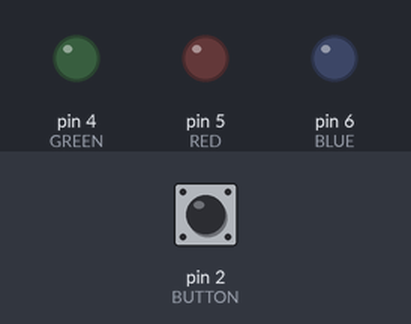
A sketch run on a simulated Arduino Uno, built with avr-gcc and run on an emulated ATmega328P. Shown: output pins drawn as LEDs (lit = HIGH). Dashed ring = blinking. The inputs (shaded band) are chosen by the test bench; at power-on: pin 2 (BUTTON) LOW.

Above: at 1.2 s.
1.3 s: pin 2 (BUTTON) pulled HIGH for 0.15 s
At 2.17 s:
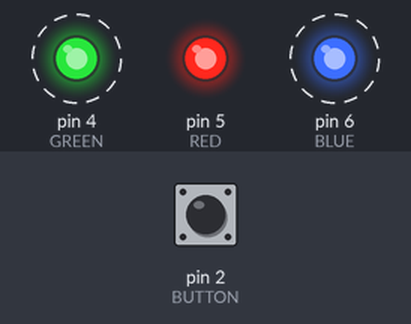
At 3.92 s:
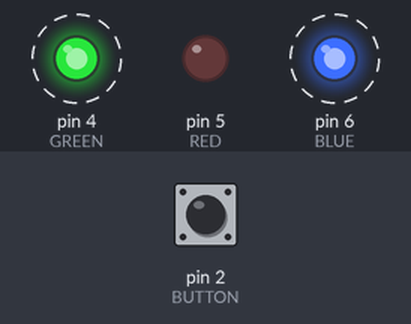
Timing chart, 0 to 10.3 s (numbered marks = the images above; inputs shaded):
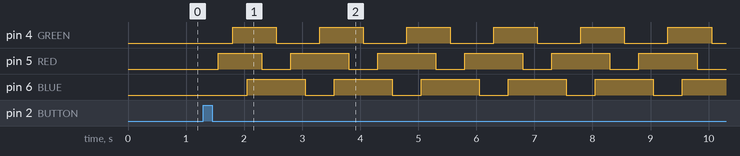

Measured:
- after the input at 1.3 s, pin 4 (GREEN): alternates HIGH for 0.75 s and LOW for 0.75 s, starting after 0.50 s; pin 5 (RED): LOW → HIGH after 0.25 s, then repeats every 1.5 s: LOW 0.50 s, HIGH 1.0 s; pin 6 (BLUE): alternates HIGH for 1.0 s and LOW for 0.50 s, starting after 0.75 s

The sketch:

problem6lab1soln.ino
```cpp
/**
 * @file problem3lab1soln.ino
 * @brief Cycles between turning on certain LEDS according to user input.
 */

 /// Macro generation
#define GREEN 4
#define RED 5
#define BLUE 6
#define BUTTON 2

void setup() {
  /// Initializing the output and input pins, ensuring all LEDs are turned off at the start
  pinMode(GREEN, OUTPUT);
  pinMode(RED, OUTPUT);
  pinMode(BLUE, OUTPUT);
  pinMode(BUTTON, INPUT);
  digitalWrite(RED, LOW);
  digitalWrite(GREEN, LOW);
  digitalWrite(BLUE, LOW);
}

void loop() {
  /// Debounce delay
  delay(100);
  /// If there is every input detected, it enters this while loop, which should keep cycling until user input is detected.
  if (digitalRead(BUTTON)){
    delay(250);
    while (1){
      digitalWrite(RED, HIGH);
      delay(250);
      /// Every break in this section is there to give the user the most number of opportunities to interrupt program as soon as second input is detected.
      if (digitalRead(BUTTON)){
        break;
      }
      digitalWrite(GREEN, HIGH);
      delay(250);
      if (digitalRead(BUTTON)){
        break;
      }
      digitalWrite(BLUE, HIGH);
      delay(250);
      if (digitalRead(BUTTON)){
        break;
      }
      digitalWrite(RED, LOW);
      delay(250);
      if (digitalRead(BUTTON)){
        break;
      }
      digitalWrite(GREEN, LOW);
      delay(250);
      if (digitalRead(BUTTON)){
        break;
      }
      digitalWrite(RED, HIGH);
      delay(250);
      if (digitalRead(BUTTON)){
        break;
      }
      digitalWrite(BLUE, LOW);
    }

  }


}
```
